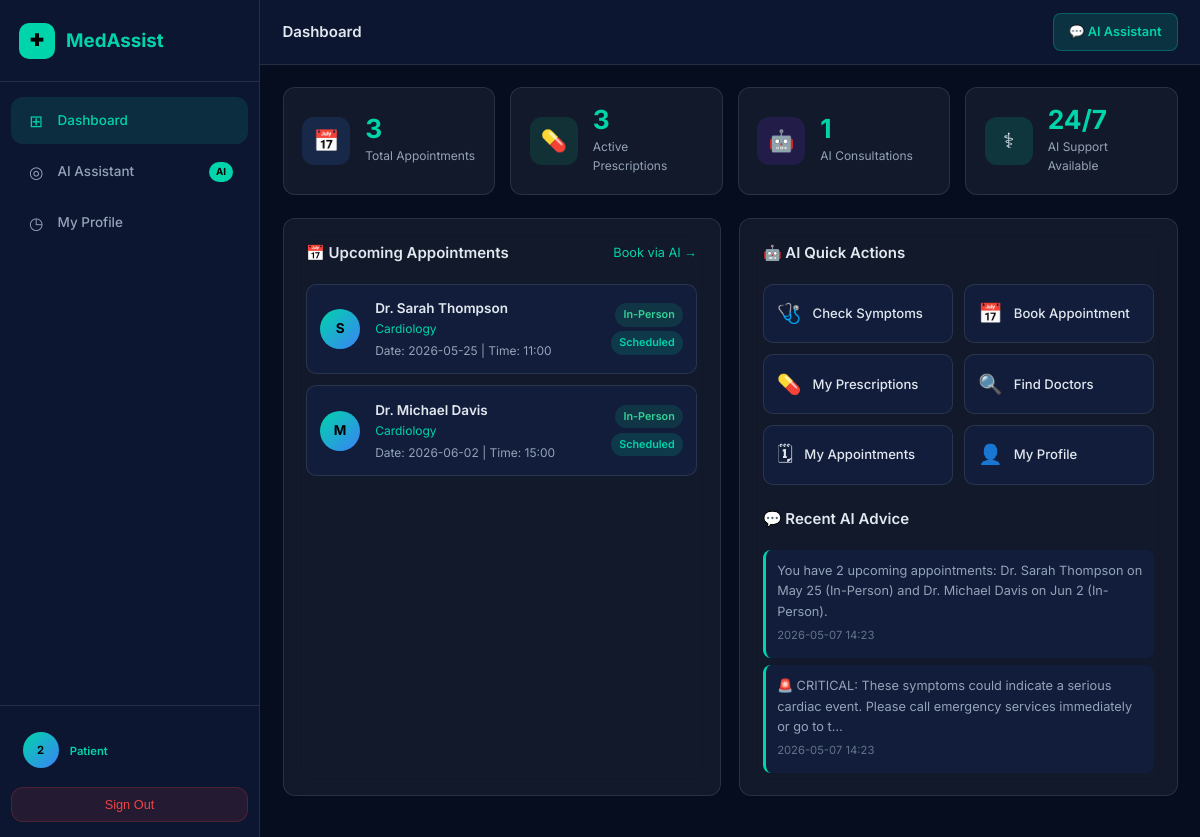
Screenshot of /dashboard (signed in) with the database file from the repository.
### tables this page shows
CREATE TABLE PATIENT (
    Patient_ID       INTEGER PRIMARY KEY AUTOINCREMENT,
    First_Name       TEXT NOT NULL,
    Last_Name        TEXT NOT NULL,
    DOB              TEXT,
    Gender           TEXT,
    Phone            TEXT,
    Email            TEXT NOT NULL UNIQUE,
    Password_Hash    TEXT NOT NULL,
    Role             TEXT NOT NULL DEFAULT 'patient',   -- 'patient' | 'doctor' | 'admin'
    Is_Admin         INTEGER DEFAULT 0,
    Linked_Doctor_ID INTEGER,                           -- FK to DOCTOR (for doctor accounts)
    Created_At       DATETIME DEFAULT CURRENT_TIMESTAMP,
    FOREIGN KEY (Linked_Doctor_ID) REFERENCES DOCTOR(Doctor_ID) ON DELETE SET NULL
);

CREATE TABLE APPOINTMENT (
    Appointment_ID INTEGER PRIMARY KEY AUTOINCREMENT,
    Patient_ID     INTEGER NOT NULL,
    Doctor_ID      INTEGER NOT NULL,
    Scheduled_At   DATETIME NOT NULL,
    Mode           TEXT DEFAULT 'In-Person',
    Status         TEXT DEFAULT 'Scheduled',
    Notes          TEXT,
    FOREIGN KEY (Patient_ID) REFERENCES PATIENT(Patient_ID) ON DELETE CASCADE,
    FOREIGN KEY (Doctor_ID)  REFERENCES DOCTOR(Doctor_ID)  ON DELETE CASCADE
);

CREATE TABLE SPECIALIZATION (
    Specialization_ID INTEGER PRIMARY KEY AUTOINCREMENT,
    Category_Name     TEXT NOT NULL UNIQUE
);

CREATE TABLE CHAT_MESSAGE (
    Message_ID INTEGER PRIMARY KEY AUTOINCREMENT,
    Session_ID INTEGER NOT NULL,
    Role       TEXT NOT NULL CHECK(Role IN ('user', 'assistant')),
    Content    TEXT NOT NULL,
    Intent     TEXT,
    Created_At DATETIME DEFAULT CURRENT_TIMESTAMP,
    FOREIGN KEY (Session_ID) REFERENCES CHAT_SESSION(Session_ID) ON DELETE CASCADE
);

### app/routes/dashboard.py (the view)
@dashboard.route('/')
@dashboard.route('/dashboard')
@login_required
def index():
    patient_id = session['patient_id']
    db = get_db()
    patient = db.execute(
        "SELECT First_Name, Last_Name FROM PATIENT WHERE Patient_ID = ?", (patient_id,)
    ).fetchone()
    appointments = db.execute("""
        SELECT a.Appointment_ID, a.Scheduled_At, a.Mode, a.Status,
               d.First_Name || ' ' || d.Last_Name AS Doctor_Name,
               s.Category_Name AS Specialization
        FROM APPOINTMENT a
        JOIN DOCTOR d ON a.Doctor_ID = d.Doctor_ID
        JOIN SPECIALIZATION s ON d.Specialization_ID = s.Specialization_ID
        WHERE a.Patient_ID = ? AND a.Status = 'Scheduled'
        ORDER BY a.Scheduled_At ASC
        LIMIT 5
    """, (patient_id,)).fetchall()
    rx_count = db.execute(
        "SELECT COUNT(*) as cnt FROM PRESCRIPTION WHERE Patient_ID = ?", (patient_id,)
    ).fetchone()['cnt']
    chat_count = db.execute(
        "SELECT COUNT(*) as cnt FROM CHAT_SESSION WHERE Patient_ID = ?", (patient_id,)
    ).fetchone()['cnt']
    appt_count = db.execute(
        "SELECT COUNT(*) as cnt FROM APPOINTMENT WHERE Patient_ID = ?", (patient_id,)
    ).fetchone()['cnt']
    recent_chats = db.execute("""
        SELECT cm.Content, cm.Role, cm.Created_At
        FROM CHAT_MESSAGE cm
        JOIN CHAT_SESSION cs ON cm.Session_ID = cs.Session_ID
        WHERE cs.Patient_ID = ? AND cm.Role = 'assistant'
        ORDER BY cm.Created_At DESC
        LIMIT 3
    """, (patient_id,)).fetchall()
    return render_template('dashboard.html',
                           patient=patient,
                           appointments=appointments,
                           rx_count=rx_count,
                           chat_count=chat_count,
                           appt_count=appt_count,
                           recent_chats=recent_chats)

### app/auth.py (called while the page is built)
def login_required(f):
    @wraps(f)
    def decorated(*args, **kwargs):
        if 'patient_id' not in session:
            if request.is_json:
                return jsonify({'error': 'Authentication required'}), 401
            return redirect(url_for('auth.login', next=request.path))
        return f(*args, **kwargs)
    return decorated

### app/database.py (called while the page is built)
def get_db():
    if 'db' not in g:
        g.db = sqlite3.connect(
            current_app.config['DATABASE'],
            detect_types=sqlite3.PARSE_DECLTYPES
        )
        g.db.row_factory = sqlite3.Row
        g.db.execute("PRAGMA foreign_keys = ON")
        g.db.execute("PRAGMA journal_mode = WAL")
    return g.db

### app/templates/dashboard.html (shortened to what this page needs)
{% extends 'base.html' %}
{% block topbar_title %}Dashboard{% endblock %}
{% block topbar_actions %}
<a href="{{ url_for('chat.chat_page') }}" class="btn-accent" id="btn-start-chat">💬 AI Assistant</a>
{% endblock %}
{% block content %}
<div class="page-body">
  <div class="stats-grid">
    <div class="stat-card" id="stat-appointments">
      <div class="stat-icon stat-blue">📅</div>
      <div class="stat-body">
        <div class="stat-value">{{ appt_count }}</div>
        <div class="stat-label">Total Appointments</div>
      </div>
    </div>
    <div class="stat-card" id="stat-prescriptions">
      <div class="stat-icon stat-green">💊</div>
      <div class="stat-body">
        <div class="stat-value">{{ rx_count }}</div>
        <div class="stat-label">Active Prescriptions</div>
      </div>
    </div>
    <div class="stat-card" id="stat-chats">
      <div class="stat-icon stat-purple">🤖</div>
      <div class="stat-body">
        <div class="stat-value">{{ chat_count }}</div>
        <div class="stat-label">AI Consultations</div>
      </div>
    </div>
    <div class="stat-card stat-cta" id="stat-cta">
      <div class="stat-icon stat-teal">⚕</div>
      <div class="stat-body">
        <div class="stat-value">24/7</div>
        <div class="stat-label">AI Support Available</div>
      </div>
    </div>
  </div>
  <div class="dashboard-grid">
    <div class="card" id="card-appointments">
      <div class="card-header">
        <h2 class="card-title">📅 Upcoming Appointments</h2>
        <a href="{{ url_for('chat.chat_page') }}" class="card-action">Book via AI →</a>
      </div>
      {% if appointments %}
      <div class="appt-list">
        {% for a in appointments %}
        <div class="appt-item">
          <div class="appt-avatar">{{ a['Doctor_Name'][0] }}</div>
          <div class="appt-info">
            <div class="appt-doctor">Dr. {{ a['Doctor_Name'] }}</div>
            <div class="appt-spec">{{ a['Specialization'] }}</div>
            <div class="appt-time">Date: {{ a['Scheduled_At'][:10] }} | Time: {{ a['Scheduled_At'][11:16] }}</div>
          </div>
          <div class="appt-meta">
            <span class="badge badge-{{ 'tele' if a['Mode'] == 'Telemedicine' else 'in' }}">{{ a['Mode'] }}</span>
            <span class="badge badge-scheduled">{{ a['Status'] }}</span>
          </div>
        </div>
        {% endfor %}
      </div>
      {% else %}
      <div class="empty-state" id="empty-appointments">
        <div class="empty-icon">📅</div>
        <p>No upcoming appointments</p>
        <a href="{{ url_for('chat.chat_page') }}" class="btn-primary" id="btn-book-first">Book via AI Assistant</a>
      </div>
      {% endif %}
    </div>
    <div class="card" id="card-ai-actions">
      <div class="card-header">
        <h2 class="card-title">🤖 AI Quick Actions</h2>
      </div>
      <div class="quick-actions">
        <a href="{{ url_for('chat.chat_page') }}?q=I+have+symptoms" class="qa-btn" id="qa-symptoms">
          <span class="qa-icon">🩺</span>
          <span>Check Symptoms</span>
        </a>
        <a href="{{ url_for('chat.chat_page') }}?q=Book+an+appointment" class="qa-btn" id="qa-book">
          <span class="qa-icon">📅</span>
          <span>Book Appointment</span>
        </a>
        <a href="{{ url_for('chat.chat_page') }}?q=Show+my+medicines" class="qa-btn" id="qa-meds">
          <span class="qa-icon">💊</span>
          <span>My Prescriptions</span>
        </a>
        <a href="{{ url_for('chat.chat_page') }}?q=Find+a+doctor" class="qa-btn" id="qa-doctors">
          <span class="qa-icon">🔍</span>
          <span>Find Doctors</span>
        </a>
        <a href="{{ url_for('chat.chat_page') }}?q=Show+my+appointments" class="qa-btn" id="qa-appts">
          <span class="qa-icon">🗓</span>
          <span>My Appointments</span>
        </a>
        <a href="{{ url_for('chat.chat_page') }}?q=Show+my+profile" class="qa-btn" id="qa-profile">
          <span class="qa-icon">👤</span>
          <span>My Profile</span>
        </a>
      </div>
      {% if recent_chats %}
      <div class="card-header" style="margin-top:1.5rem">
        <h2 class="card-title">💬 Recent AI Advice</h2>
      </div>
      <div class="recent-chats">
        {% for c in recent_chats %}
        <div class="recent-chat-item">
          <p>{{ c['Content'][:120] }}{% if c['Content']|length > 120 %}…{% endif %}</p>
          <span class="recent-chat-time">{{ c['Created_At'][:16] }}</span>
        </div>
        {% endfor %}
      </div>
      {% endif %}
    </div>
  </div>
</div>
{% endblock %}

### app/templates/base.html (shortened to what this page needs)
<!DOCTYPE html>
<html lang="en">
<head>
  <link rel="stylesheet" href="{{ url_for('static', filename='css/style.css') }}"/>
</head>
<body class="role-{{ session.get('role','guest') }}">
{% if session.get('patient_id') %}
<aside class="sidebar" id="sidebar">
  <div class="sidebar-brand">
    <div class="brand-icon">✚</div>
    <span>MedAssist</span>
  </div>
  <nav class="sidebar-nav">
    {% if session.get('role') == 'doctor' %}
      <a href="{{ url_for('doctor.dashboard') }}" class="nav-item {% if 'doctor' in request.endpoint %}active{% endif %}" id="nav-doctor-dash">
        <span class="nav-icon">🩺</span><span>My Dashboard</span>
      </a>
      <a href="{{ url_for('doctor.appointments_api') }}" class="nav-item" id="nav-doctor-appts" onclick="event.preventDefault(); window.location='/doctor/dashboard#appointments'">
        <span class="nav-icon">📅</span><span>My Appointments</span>
      </a>
      <div class="nav-section-label">LIVE SYNC</div>
      <div class="sync-indicator" id="sync-indicator">
        <span class="sync-dot"></span>
        <span class="sync-text">Appointments syncing…</span>
      </div>
    {% elif session.get('is_admin') %}
      <a href="{{ url_for('admin.index') }}" class="nav-item {% if request.endpoint == 'admin.index' %}active{% endif %}" id="nav-admin">
        <span class="nav-icon">⚙</span><span>Admin Panel</span>
      </a>
    {% else %}
      <a href="{{ url_for('dashboard.index') }}" class="nav-item {% if request.endpoint == 'dashboard.index' %}active{% endif %}" id="nav-dashboard">
        <span class="nav-icon">⊞</span><span>Dashboard</span>
      </a>
      <a href="{{ url_for('chat.chat_page') }}" class="nav-item {% if request.endpoint == 'chat.chat_page' %}active{% endif %}" id="nav-chat">
        <span class="nav-icon">◎</span><span>AI Assistant</span>
        <span class="nav-badge">AI</span>
      </a>
      <a href="{{ url_for('profile.index') }}" class="nav-item {% if request.endpoint == 'profile.index' %}active{% endif %}" id="nav-profile">
        <span class="nav-icon">◷</span><span>My Profile</span>
      </a>
    {% endif %}
  </nav>
  <div class="sidebar-footer">
    <div class="user-pill">
      <div class="user-avatar role-av-{{ session.get('role','patient') }}">
        {% if session.get('role') == 'doctor' %}🩺{% elif session.get('is_admin') %}⚙{% else %}{{ session.get('patient_id','?') }}{% endif %}
      </div>
      <div class="user-info">
        <span class="user-role-badge">{{ session.get('role','patient')|title }}</span>
      </div>
    </div>
    <form action="{{ url_for('auth.logout') }}" method="POST" style="margin:0">
      <button type="submit" class="btn-logout" id="btn-logout">Sign Out</button>
    </form>
  </div>
</aside>
<main class="main-content">
  <div class="topbar">
    <div class="topbar-title">{% block topbar_title %}{% endblock %}</div>
    <div class="topbar-actions">{% block topbar_actions %}{% endblock %}</div>
  </div>
  {% block content %}{% endblock %}
</main>
{% endif %}
</body>
</html>

### rows the page displays
PATIENT: get "Patient"
APPOINTMENT: a "S", Doctor_Name "Sarah Thompson", Specialization "Cardiology", Scheduled_At "2026-05-25", Scheduled_At "11:00", Mode "In-Person", Status "Scheduled"
APPOINTMENT: a "M", Doctor_Name "Michael Davis", Specialization "Cardiology", Scheduled_At "2026-06-02", Scheduled_At "15:00", Mode "In-Person", Status "Scheduled"
CHAT_MESSAGE: Content "You have 2 upcoming appointments: Dr. Sarah Thompson on May 25 (In-Person) and Dr. Michael Davis on Jun 2 (In-Person).", Created_At "2026-05-07 14:23"
CHAT_MESSAGE: Content "🚨 CRITICAL: These symptoms could indicate a serious cardiac event. Please call emergency services immediately or go to t", Created_At "2026-05-07 14:23"

### other values shown
{{ session.get('patient_id','?') }} "2"
{{ appt_count }} "3"
{{ rx_count }} "3"
{{ chat_count }} "1"
